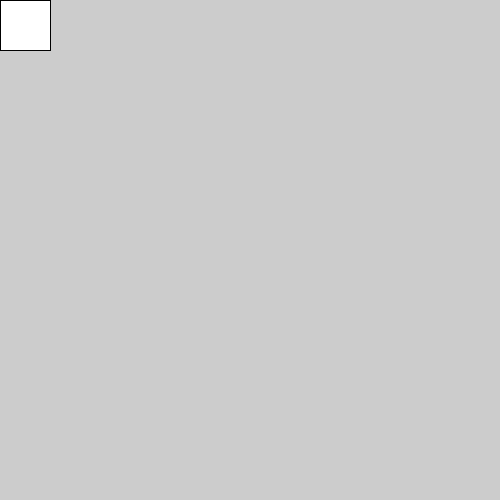
Frame 1 (no input)
Frame 60 (the mouse pressed at the canvas centre just before this capture): identical to frame 1, image omitted
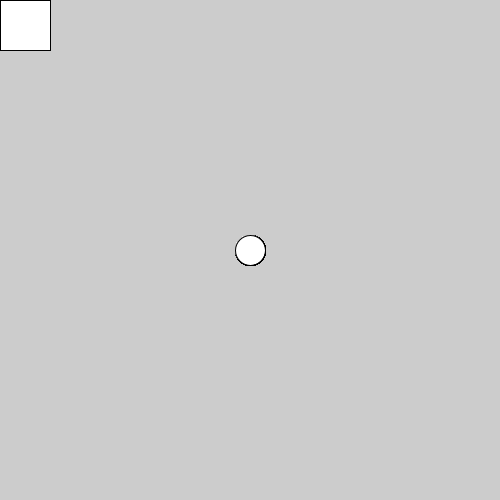
Frame 120 (the mouse held since frame 60 and released just before this capture)

The Processing sketch that drew these frames (run headless with seeded random() and noise(); from frame 60 on, the mouse is pressed at the canvas centre):

// Processing sketch: condicional_circulo_o_cuadrado
// ── condicional_circulo_o_cuadrado.pde
void setup(){
  size(500,500);
}

void draw(){
  
  if(mousePressed){
    ellipse(mouseX,mouseY,30,30);
  } else {
    rect(mouseX, mouseY, 50,50);
  }
}
